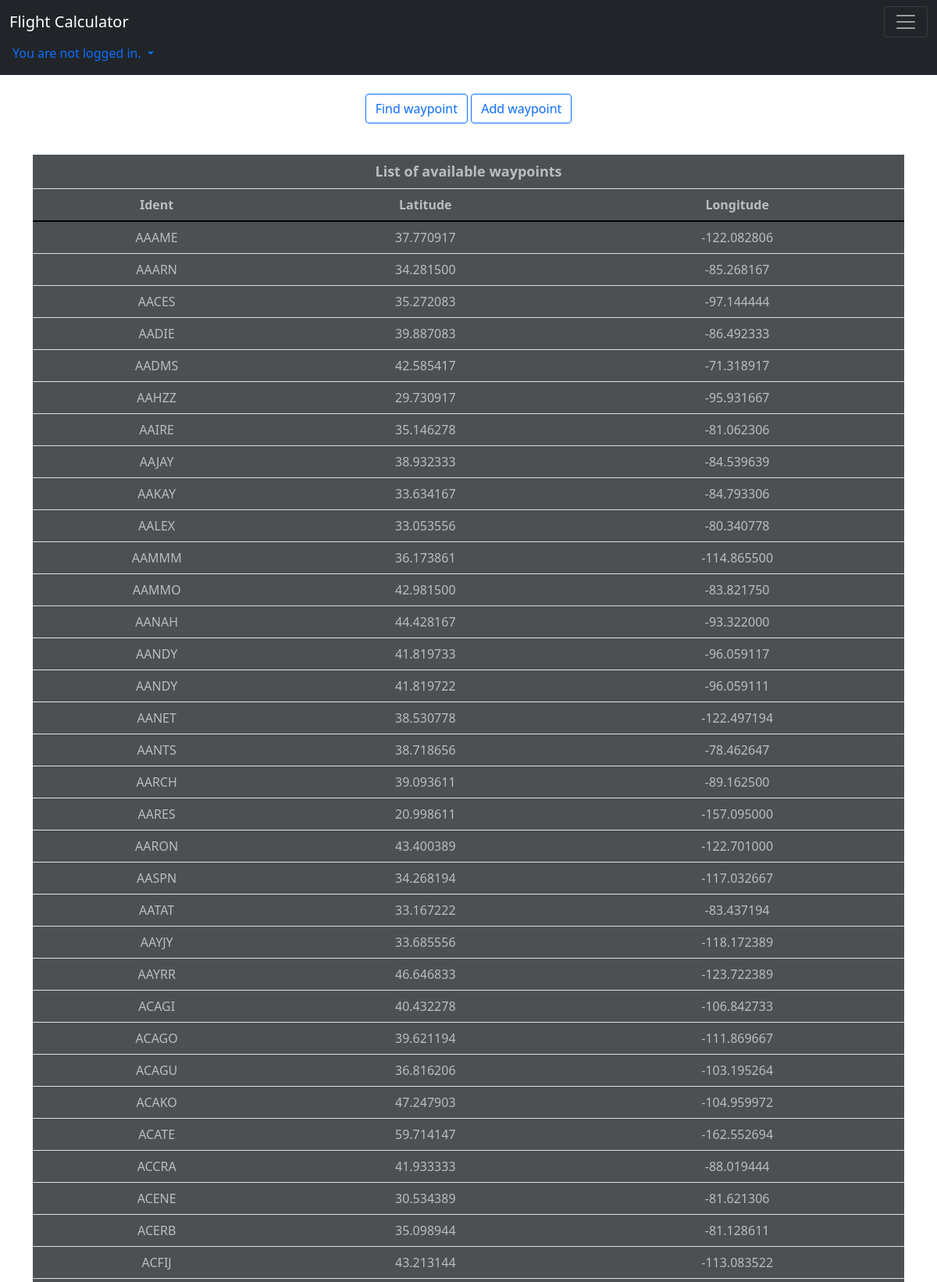
The page /viewer/waypoints (upper part) on the database its author committed.
### viewer/models.py (models this page shows, shortened)
class Waypoint(models.Model):
    name = models.CharField(max_length=5)
    lat = models.DecimalField(max_digits=8, decimal_places=6)
    lon = models.DecimalField(max_digits=9, decimal_places=6)

### viewer/views.py (the view)
# urls.py: path('waypoints', WaypointsView.as_view(), name="waypoints"),
class WaypointsView(ListView):
    template_name = "waypoints.html"
    model = Waypoint
    paginate_by = 50

### viewer/templates/waypoints.html (shortened to what this page needs)
{% extends "base.html" %}
{% block content %}
<a href="{% url 'viewer:waypoint_search' %}" class="btn btn-outline-primary mt-4" >Find waypoint</a>
<a href="{% url 'viewer:waypoint_add' %}" class="btn btn-outline-primary mt-4">Add waypoint</a>
<table class="table table-light table-hover py-4"  style="margin-top: 40px;">
  <thead>
  <tr>
    <th colspan="9" style="font-size: large;">List of available waypoints</th>
  </tr>
    <tr>
      <th scope="col">Ident</th>
        <th scope="col">Latitude</th>
      <th scope="col">Longitude</th>
    </tr>
  </thead>
  <tbody>
  {% for waypoint in object_list %}
    <tr onclick="window.location='{% url "viewer:waypoint_map" waypoint.id %}'">
      <td>{{ waypoint.name}}</td>
      <td>{{ waypoint.lat }}</td>
        <td>{{ waypoint.lon }} {%if user.is_superuser%}<a class="btn btn-danger btn-sm float-end" href="{% url "viewer:delete_waypoint" waypoint.id %}">Delete</a> {%endif%}</td>
    </tr>
  {% endfor %}
  </tbody>
</table>
{% endblock %}

### rows shown on the page
Waypoint: name "AAAME", lat "37.770917", lon "-122.082806"
Waypoint: name "AAARN", lat "34.281500", lon "-85.268167"
Waypoint: name "AACES", lat "35.272083", lon "-97.144444"
Waypoint: name "AADIE", lat "39.887083", lon "-86.492333"
Waypoint: name "AADMS", lat "42.585417", lon "-71.318917"
Waypoint: name "AAHZZ", lat "29.730917", lon "-95.931667"
Waypoint: name "AAIRE", lat "35.146278", lon "-81.062306"
Waypoint: name "AAJAY", lat "38.932333", lon "-84.539639"
Waypoint: name "AAKAY", lat "33.634167", lon "-84.793306"
Waypoint: name "AALEX", lat "33.053556", lon "-80.340778"
Waypoint: name "AAMMM", lat "36.173861", lon "-114.865500"
Waypoint: name "AAMMO", lat "42.981500", lon "-83.821750"
Waypoint: name "AANAH", lat "44.428167", lon "-93.322000"
Waypoint: name "AANDY", lat "41.819733", lon "-96.059117"
Waypoint: name "AANDY", lat "41.819722", lon "-96.059111"
Waypoint: name "AANET", lat "38.530778", lon "-122.497194"
Waypoint: name "AANTS", lat "38.718656", lon "-78.462647"
Waypoint: name "AARCH", lat "39.093611", lon "-89.162500"
Waypoint: name "AARES", lat "20.998611", lon "-157.095000"
Waypoint: name "AARON", lat "43.400389", lon "-122.701000"
Waypoint: name "AASPN", lat "34.268194", lon "-117.032667"
Waypoint: name "AATAT", lat "33.167222", lon "-83.437194"
Waypoint: name "AAYJY", lat "33.685556", lon "-118.172389"
Waypoint: name "AAYRR", lat "46.646833", lon "-123.722389"
Waypoint: name "ACAGI", lat "40.432278", lon "-106.842733"
Waypoint: name "ACAGO", lat "39.621194", lon "-111.869667"
Waypoint: name "ACAGU", lat "36.816206", lon "-103.195264"
Waypoint: name "ACAKO", lat "47.247903", lon "-104.959972"
Waypoint: name "ACATE", lat "59.714147", lon "-162.552694"
Waypoint: name "ACCRA", lat "41.933333", lon "-88.019444"
Waypoint: name "ACENE", lat "30.534389", lon "-81.621306"
Waypoint: name "ACERB", lat "35.098944", lon "-81.128611"
Waypoint: name "ACFIJ", lat "43.213144", lon "-113.083522"
